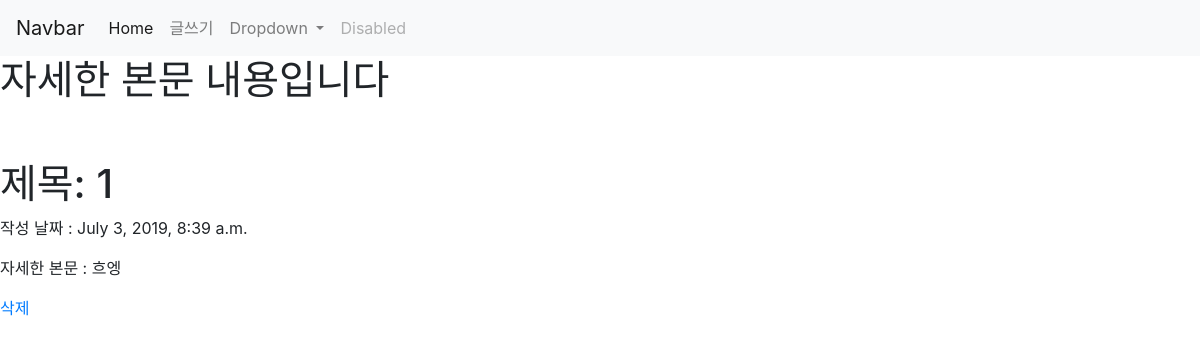
Page /blog/1/ (signed in) on the committed database.
### modelapp/models.py (models this page shows, shortened)
class Blog(models.Model):
    title = models.CharField(max_length=200)
    pub_date = models.DateTimeField('date published')
    body = models.TextField()

### modelapp/views.py (the view)
# urls.py: path('<int:blog_id>/',views.detail,name="detail"),
def detail(request, blog_id):
    blog_detail = get_object_or_404(Blog, pk= blog_id)
    return render(request, 'detail.html',{'blog':blog_detail})

### modelapp/templates/detail.html (shortened to what this page needs)
{% extends 'base.html' %}
{% block contents %}
{% if user.is_active%}
<body>
        <h1>자세한 본문 내용입니다</h1>
        <br></br>
        <h1> 제목: {{blog.title}}</h1>
        <p> 작성 날짜 : {{blog.pub_date}}</p>
        <p> 자세한 본문 : {{blog.body}}</p>
        <p><a href="{% url 'delete' blog.id%}">삭제</a></p>
</body>
{% endif %}
{% endblock %}

### rows in the picture
Blog: title "1", pub_date "July 3, 2019, 8:39 a.m.", body "흐엥"
